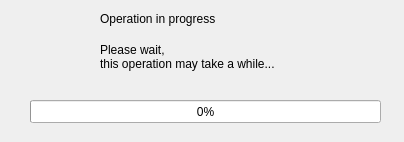
<ui version="4.0" >
 <class>ProgressDialog</class>
 <widget class="QDialog" name="ProgressDialog" >
  <property name="geometry" >
   <rect>
    <x>0</x>
    <y>0</y>
    <width>404</width>
    <height>142</height>
   </rect>
  </property>
  <property name="windowTitle" >
   <string>Dialog</string>
  </property>
  <widget class="QProgressBar" name="progressBar" >
   <property name="geometry" >
    <rect>
     <x>30</x>
     <y>100</y>
     <width>351</width>
     <height>23</height>
    </rect>
   </property>
   <property name="maximum" >
    <number>100</number>
   </property>
   <property name="value" >
    <number>0</number>
   </property>
   <property name="orientation" >
    <enum>Qt::Horizontal</enum>
   </property>
  </widget>
  <widget class="QLabel" name="label" >
   <property name="geometry" >
    <rect>
     <x>100</x>
     <y>10</y>
     <width>171</width>
     <height>17</height>
    </rect>
   </property>
   <property name="text" >
    <string>Operation in progress</string>
   </property>
  </widget>
  <widget class="QLabel" name="label_2" >
   <property name="geometry" >
    <rect>
     <x>100</x>
     <y>40</y>
     <width>275</width>
     <height>34</height>
    </rect>
   </property>
   <property name="text" >
    <string>Please wait, 
this operation may take a while...</string>
   </property>
  </widget>
  <widget class="QLabel" name="label_3" >
   <property name="geometry" >
    <rect>
     <x>20</x>
     <y>10</y>
     <width>64</width>
     <height>64</height>
    </rect>
   </property>
   <property name="text" >
    <string/>
   </property>
   <property name="pixmap" >
    <pixmap resource="common.qrc" >:/images/images/info.png</pixmap>
   </property>
  </widget>
 </widget>
 <resources>
  <include location="common.qrc" />
 </resources>
 <connections/>
</ui>
